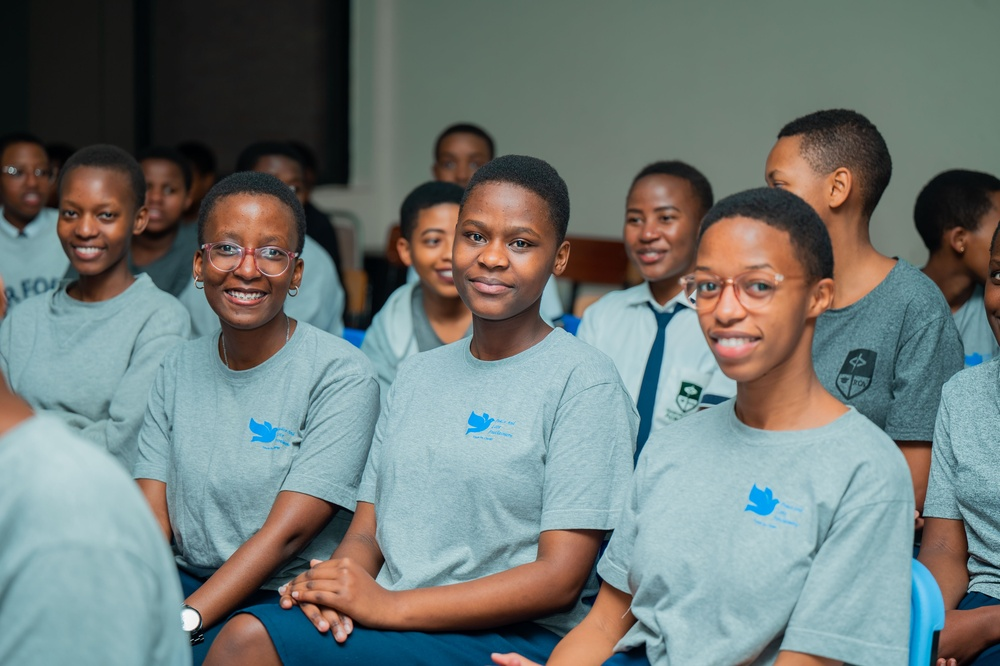
#> input picture input.jpg, 1000 x 666 px, shrunk from 4528 x 3016 before the run
$ python detect_faces.py
#> lines starting #> are read from the running program, lines starting #| are printed output that depends on the picture
import cv2
import os

input_image_path = "input.jpg"
input_image = cv2.imread(input_image_path)
#> input_image is the input picture: shape (666, 1000, 3); mean B, G, R 118.9, 121.6, 111.9

# Create a CascadeClassifier object for face detection
cascade_classifier = cv2.CascadeClassifier("haarcascade_frontalface_default.xml")

# Detect faces in the input image
gray_image = cv2.cvtColor(input_image, cv2.COLOR_BGR2GRAY)
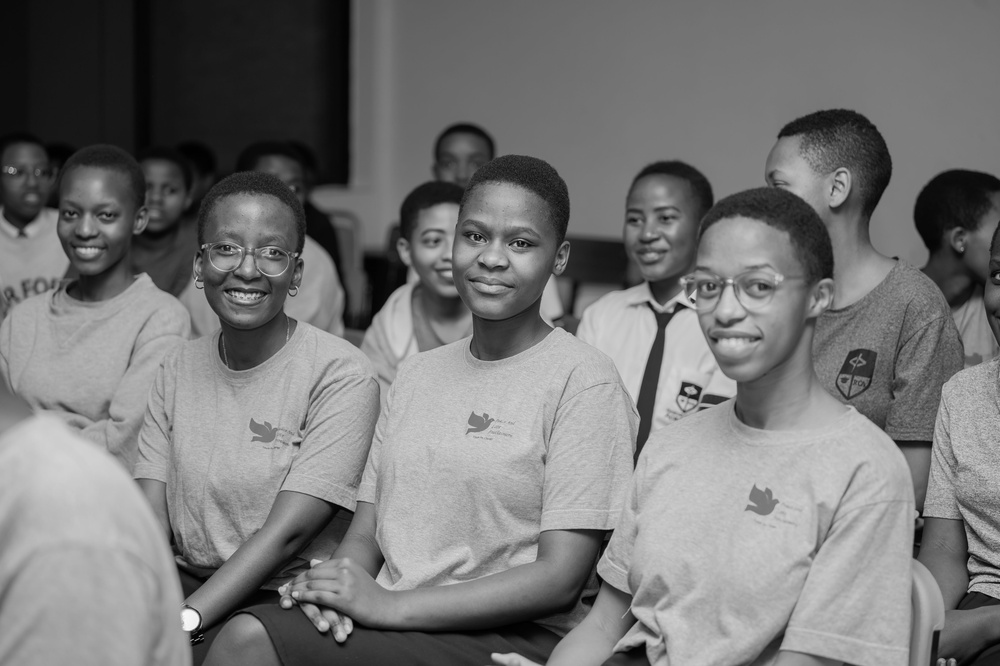
#> gray_image: shape (666, 1000); min 0, max 250, mean 118.4
faces = cascade_classifier.detectMultiScale(gray_image, scaleFactor=1.1, minNeighbors=5)
#> faces = [[2, 149, 59, 59], [129, 164, 60, 60], [883, 361, 62, 62], [44, 179, 88, 88], [610, 182, 87, 87], [401, 201, 94, 94], [438, 194, 117, 117], [189, 199, 121, 121], [666, 229, 148, 148]]

# Crop and save each detected face
for i, (x, y, w, h) in enumerate(faces):
    face_image = input_image[y:y+h, x:x+w]
    output_image_path = f"face_{i}.jpg"
    cv2.imwrite(output_image_path, face_image)
    print(f"Saved face {i} to {output_image_path}")
#> this loop made 9 passes
#| Saved face 0 to face_0.jpg
#| Saved face 1 to face_1.jpg
#| Saved face 2 to face_2.jpg
#| Saved face 3 to face_3.jpg
#| Saved face 4 to face_4.jpg
#| Saved face 5 to face_5.jpg
#| Saved face 6 to face_6.jpg
#| Saved face 7 to face_7.jpg
#> (further printed lines are left out)
#> pass 1, `face_image = input_image[y:y+h, x:x+w]`:
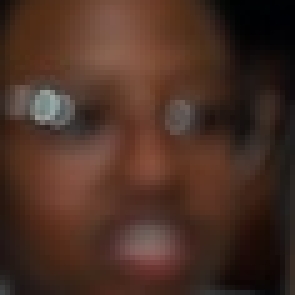
#> face_image: shape (59, 59, 3) (shown 5 times larger); mean B, G, R 37, 47.9, 74.2
#> pass 2, `face_image = input_image[y:y+h, x:x+w]`:
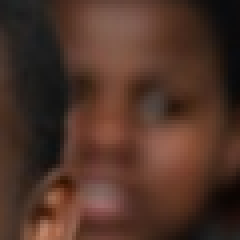
#> face_image: shape (60, 60, 3) (shown 4 times larger); mean B, G, R 40.2, 51.3, 78.9
#> pass 3, `face_image = input_image[y:y+h, x:x+w]`:
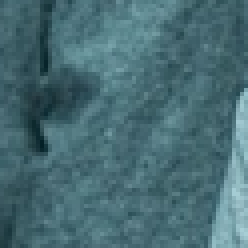
#> face_image: shape (62, 62, 3) (shown 4 times larger); mean B, G, R 115.5, 107.9, 72.2

print("Done")

$ run again, with face_3.jpg copied over input.jpg
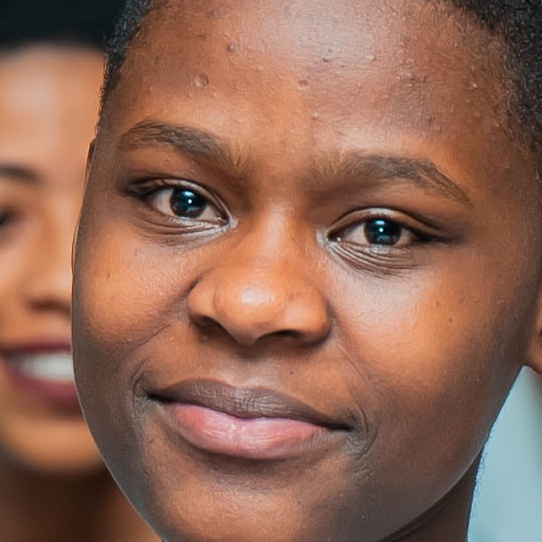
#> input picture face_3.jpg, 542 x 542 px
#> input_image is the input picture: shape (542, 542, 3); mean B, G, R 85.8, 103.5, 145.1
#> `gray_image = cv2.cvtColor(input_image, cv2.COLOR_BGR2GRAY)`:
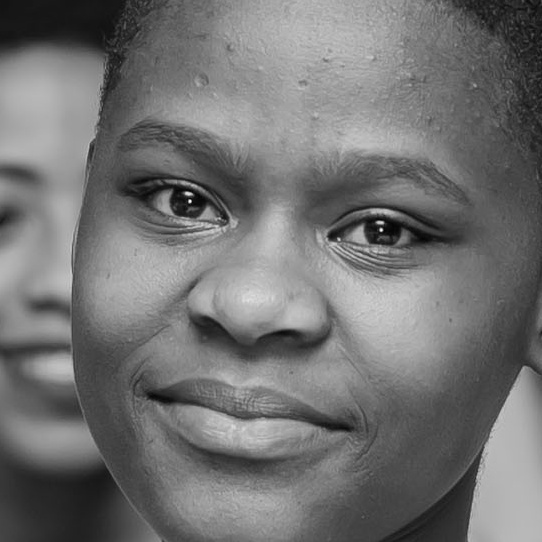
#> gray_image: shape (542, 542); min 3, max 247, mean 113.9
#> faces = [[34, 30, 479, 479]]
#> the loop `for i, (x, y, w, h) in enumerate(faces):` made 1 pass
#> (printed output is left out)
#> pass 1, `face_image = input_image[y:y+h, x:x+w]`:
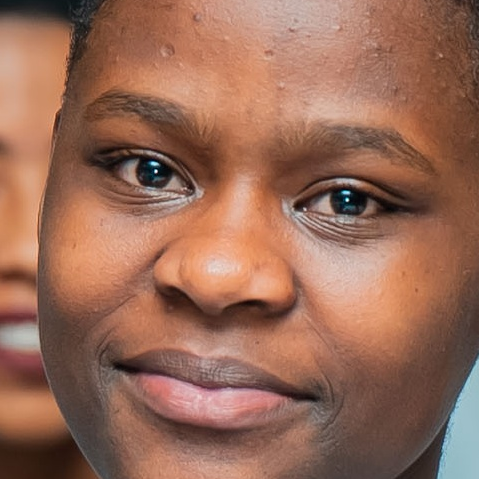
#> face_image: shape (479, 479, 3); mean B, G, R 87.2, 106.4, 152.2

$ run again, with face_4.jpg copied over input.jpg
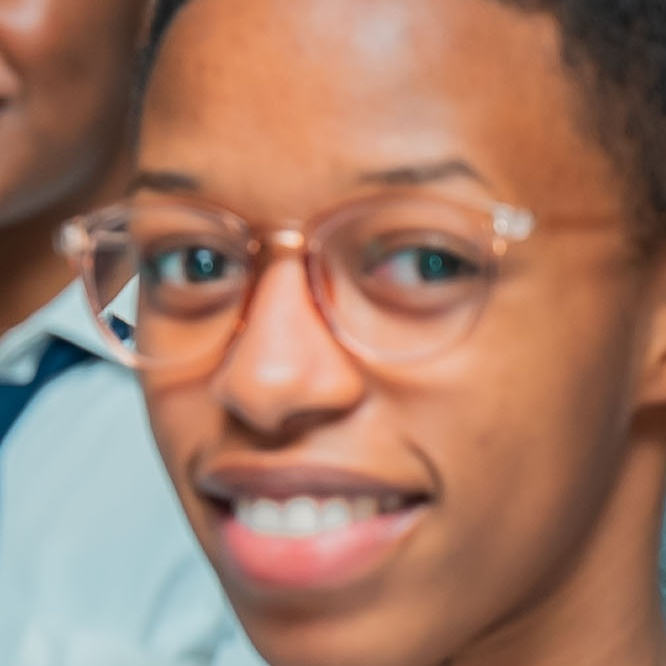
#> input picture face_4.jpg, 666 x 666 px
#> input_image is the input picture: shape (666, 666, 3); mean B, G, R 103.3, 122.6, 163.9
#> `gray_image = cv2.cvtColor(input_image, cv2.COLOR_BGR2GRAY)`:
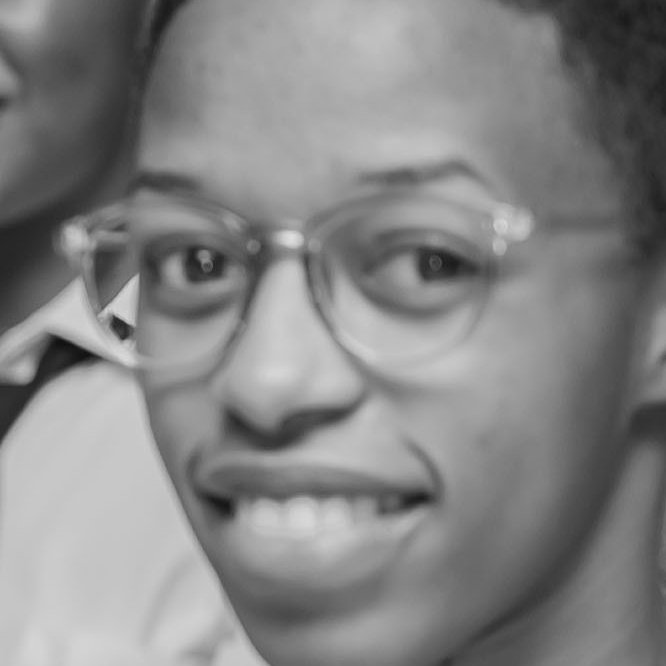
#> gray_image: shape (666, 666); min 16, max 224, mean 132.7
#> faces = [[36, 55, 567, 567]]
#> the loop `for i, (x, y, w, h) in enumerate(faces):` made 1 pass
#> (printed output is left out)
#> pass 1, `face_image = input_image[y:y+h, x:x+w]`:
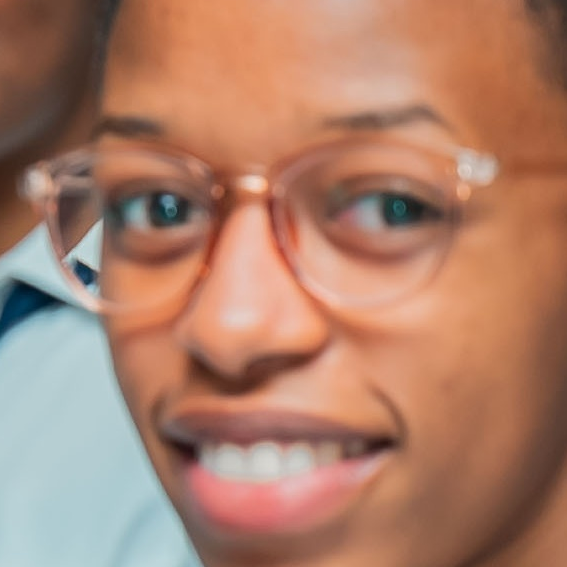
#> face_image: shape (567, 567, 3); mean B, G, R 106.9, 127.6, 173
